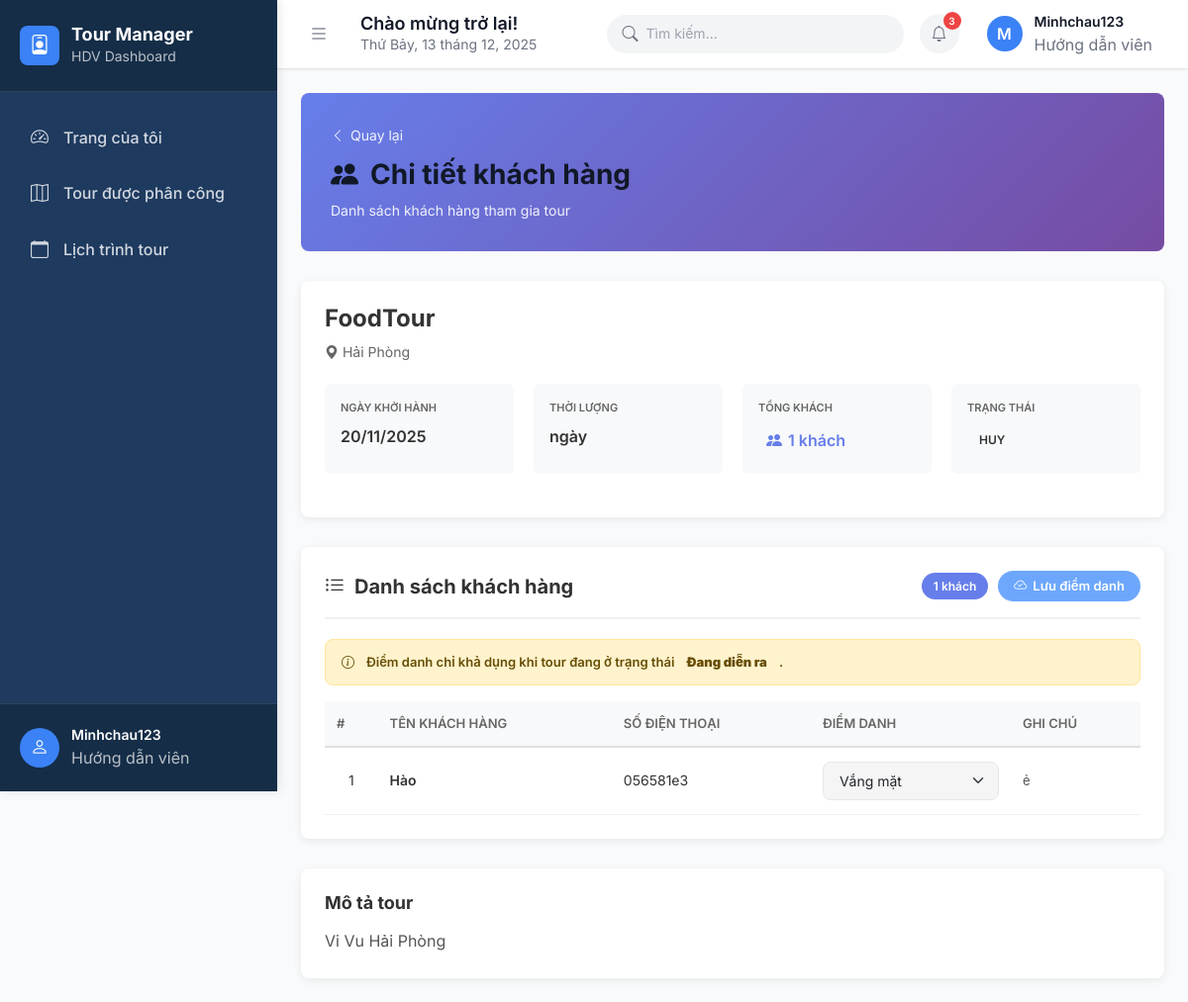
The page /?act=hdv_schedule_detail&booking_id=8 (signed in) on the database its author committed.
### tables this page shows
CREATE TABLE `booking` (
  `id` int NOT NULL,
  `id_tour` int NOT NULL,
  `schedule_id` int DEFAULT NULL,
  `ngay_di` date DEFAULT NULL,
  `loai_dat` varchar(20) DEFAULT 'ca_nhan',
  `trang_thai` varchar(50) DEFAULT 'cho_xac_nhan',
  `tong_tien` decimal(12,2) DEFAULT '0.00',
  `ngay_tao` datetime DEFAULT CURRENT_TIMESTAMP,
  `ngay_cap_nhat` datetime DEFAULT CURRENT_TIMESTAMP ON UPDATE CURRENT_TIMESTAMP,
  `trang_thai_thanh_toan` varchar(50) DEFAULT 'chua_thanh_toan'
);

CREATE TABLE `tour` (
  `id` int NOT NULL,
  `tour_name` varchar(100) DEFAULT NULL,
  `image` varchar(255) DEFAULT NULL,
  `description` text,
  `destination` varchar(100) DEFAULT NULL,
  `id_danh_muc` int DEFAULT NULL,
  `status` tinyint(1) DEFAULT NULL,
  `duration` int DEFAULT NULL
);

CREATE TABLE `khachtour` (
  `id` int NOT NULL,
  `id_booking` int NOT NULL,
  `ten_khach` varchar(100) DEFAULT NULL,
  `sdt` varchar(20) DEFAULT NULL,
  `loai_khach` enum('nguoi_lon','tre_em','em_be') DEFAULT 'nguoi_lon',
  `yeu_cau_dac_biet` text,
  `da_checkin` tinyint(1) DEFAULT '0'
);

### controllers/HdvController.php (called while the page is built, shortened)
<?php
class HdvController
{
    public function viewScheduleDetail()
    {
        $booking_id = $_GET['booking_id'] ?? null;
        $hdvModel = new HdvModel();
        $account_id = $_SESSION['user_id'];
        $hdvProfile = $hdvModel->getHdvInfoByAccountId($account_id);
        $hdv_id = $hdvProfile['id'];
        $bookingDetail = $hdvModel->getBookingDetail($booking_id, $hdv_id);
        $customers = $hdvModel->getBookingCustomers($booking_id, $hdv_id);
        require_file_view("HDV/hdv_schedule_detail", compact("bookingDetail", "customers", "hdvProfile"));
    }
}

### models/HdvModel.php (called while the page is built, shortened)
<?php
class HdvModel
{
    private $pdo;
    public function __construct()
    {
        $host = 'localhost';
        $db   = 'duan1-nhom6';
        $user = 'root';
        $pass = '';
        $charset = 'utf8mb4';
        $dsn = "mysql:host=$host;dbname=$db;charset=$charset";
        $options = [
            PDO::ATTR_ERRMODE            => PDO::ERRMODE_EXCEPTION,
            PDO::ATTR_DEFAULT_FETCH_MODE => PDO::FETCH_ASSOC,
            PDO::ATTR_EMULATE_PREPARES   => false,
        ];
        try {
            $this->pdo = new PDO($dsn, $user, $pass, $options);
        } catch (PDOException $e) {
            throw new PDOException($e->getMessage(), (int)$e->getCode());
        }
    }
    public function getHdvInfoByAccountId($account_id)
    {
        $sql = "SELECT * FROM nhansu WHERE id_taikhoan = ?";
        return $this->pdo_query_one($sql, [$account_id]);
    }
    public function getBookingCustomers($booking_id, $hdv_id)
    {
        $checkSql = "SELECT COUNT(*) as cnt FROM phan_cong_hdv WHERE id_booking = ? AND id_hdv = ?";
        $checkStmt = $this->pdo->prepare($checkSql);
        $checkStmt->execute([$booking_id, $hdv_id]);
        $result = $checkStmt->fetch();
        $sql = "SELECT
                    k.*,
                    b.ngay_di,
                    t.tour_name,
                    t.destination
                FROM khachtour k
                INNER JOIN booking b ON k.id_booking = b.id
                INNER JOIN tour t ON b.id_tour = t.id
                WHERE k.id_booking = ?
                ORDER BY k.id ASC";
        return $this->pdo_query($sql, [$booking_id]);
    }
    public function getBookingDetail($booking_id, $hdv_id)
    {
        $checkSql = "SELECT COUNT(*) as cnt FROM phan_cong_hdv WHERE id_booking = ? AND id_hdv = ?";
        $checkStmt = $this->pdo->prepare($checkSql);
        $checkStmt->execute([$booking_id, $hdv_id]);
        $result = $checkStmt->fetch();
        $sql = "SELECT
                    b.*,
                    t.tour_name,
                    t.destination,
                    t.duration,
                    t.description,
                    t.status AS tour_status,
                    (SELECT COUNT(*) FROM khachtour k WHERE k.id_booking = b.id) AS so_khach
                FROM booking b
                INNER JOIN tour t ON b.id_tour = t.id
                WHERE b.id = ?";
        return $this->pdo_query_one($sql, [$booking_id]);
    }
    private function pdo_query($sql, $params = [])
    {
        $stmt = $this->pdo->prepare($sql);
        $stmt->execute($params);
        return $stmt->fetchAll();
    }
    private function pdo_query_one($sql, $params = [])
    {
        $stmt = $this->pdo->prepare($sql);
        $stmt->execute($params);
        return $stmt->fetch();
    }
}

### views/HDV/hdv_schedule_detail.php (the view, shortened to what this page needs)
<?php require_once 'header_hdv.php'; ?>
<?php require_once 'sidebar_hdv.php'; ?>
<div class="content">
    <div class="page-header">
        <div class="page-header-content">
            <a href="?act=hdv_tour_schedule" class="back-btn">
                <i class="bi bi-chevron-left"></i>
                Quay lại
            </a>
            <h1>
                <i class="bi bi-people-fill"></i>
                Chi tiết khách hàng
            </h1>
            <p class="subtitle">Danh sách khách hàng tham gia tour</p>
        </div>
    </div>
    <div class="page-content">
        <div class="booking-info-card">
            <div class="info-section">
                <h3><?= htmlspecialchars($bookingDetail['tour_name'] ?? '') ?></h3>
                <p class="location">
                    <i class="bi bi-geo-alt-fill"></i>
                    <?= htmlspecialchars($bookingDetail['destination'] ?? '') ?>
                </p>
            </div>
            <div class="info-grid">
                <div class="info-box">
                    <label>Ngày khởi hành</label>
                    <p><?= !empty($bookingDetail['ngay_di']) ? date('d/m/Y', strtotime($bookingDetail['ngay_di'])) : 'Chưa cập nhật' ?></p>
                </div>
                <div class="info-box">
                    <label>Thời lượng</label>
                    <p><?= htmlspecialchars($bookingDetail['duration'] ?? '') ?> ngày</p>
                </div>
                <div class="info-box">
                    <label>Tổng khách</label>
                    <p>
                        <a href="#" class="customer-link" onclick="openCustomerModal(event)">
                            <i class="bi bi-people-fill"></i>
                            <?= htmlspecialchars($bookingDetail['so_khach']) ?> khách
                        </a>
                    </p>
                </div>
                <div class="info-box">
                    <label>Trạng thái</label>
                    <p>
                        <span class="status-badge status-<?= htmlspecialchars($bookingDetail['trang_thai'] ?? '') ?>">
                            <?php
                            $statusMap = [
                                'cho_xac_nhan' => 'Chờ xác nhận',
                                'da_xac_nhan' => 'Đã xác nhận',
                                'dang_dien_ra' => 'Đang diễn ra',
                                'da_hoan_thanh' => 'Đã hoàn thành',
                                'da_huy' => 'Đã hủy'
                            ];
                            $statusKey = $bookingDetail['trang_thai'] ?? '';
                            echo $statusMap[$statusKey] ?? $statusKey;
                            ?>
                        </span>
                    </p>
                </div>
            </div>
        </div>
        <?php $canAttendance = (($bookingDetail['trang_thai'] ?? '') === 'dang_dien_ra'); ?>
        <div class="customers-section">
            <div class="section-header">
                <div class="section-header-left">
                    <h2>
                        <i class="bi bi-list-ul"></i>
                        Danh sách khách hàng
                    </h2>
                </div>
                <div class="section-header-actions">
                    <span class="customer-count"><?= count($customers) ?> khách</span>
                    <?php if (!empty($customers)): ?>
                        <button type="button" class="btn btn-primary btn-save-attendance" id="attendanceSaveBtn" <?= $canAttendance ? '' : 'disabled' ?>>
                            <i class="bi bi-cloud-check"></i>
                            Lưu điểm danh
                        </button>
                    <?php endif; ?>
                </div>
            </div>
            <?php if (!$canAttendance): ?>
                <div class="alert alert-warning attendance-alert">
                    <i class="bi bi-info-circle"></i>
                    Điểm danh chỉ khả dụng khi tour đang ở trạng thái <strong>Đang diễn ra</strong>.
                </div>
            <?php endif; ?>
            <?php if (empty($customers)): ?>
                <div class="empty-customers">
                    <i class="bi bi-inbox"></i>
                    <p>Chưa có khách hàng nào</p>
                </div>
            <?php else: ?>
                <div class="customers-table-wrapper">
                    <table class="customers-table">
                        <thead>
                            <tr>
                                <th>#</th>
                                <th>Tên khách hàng</th>
                                <th>Số điện thoại</th>
                                <th>Điểm danh</th>
                                <th>Ghi chú</th>
                            </tr>
                        </thead>
                        <tbody>
                            <?php foreach ($customers as $idx => $customer): ?>
                                <?php
                                    $phone = $customer['so_dien_thoai'] ?? $customer['sdt'] ?? $customer['phone'] ?? '';
                                    $note  = $customer['ghi_chu'] ?? $customer['yeu_cau_dac_biet'] ?? $customer['note'] ?? '';
                                    $attendanceValue = !empty($customer['da_checkin']) ? 'present' : 'absent';
                                ?>
                                <tr>
                                    <td class="text-center"><?= $idx + 1 ?></td>
                                    <td>
                                        <span class="customer-name">
                                            <?= htmlspecialchars($customer['ten_khach'] ?? '') ?>
                                        </span>
                                    </td>
                                    <td><?= !empty($phone) ? htmlspecialchars($phone) : 'N/A' ?></td>
                                    <td class="attendance-cell">
                                        <select
                                            class="form-select form-select-sm attendance-select"
                                            data-customer-id="<?= (int)($customer['id'] ?? 0) ?>"
                                            <?= $canAttendance ? '' : 'disabled' ?>
                                        >
                                            <option value="absent" <?= $attendanceValue === 'absent' ? 'selected' : '' ?>>Vắng mặt</option>
                                        </select>
                                    </td>
                                    <td class="note-cell">
                                        <?php if (!empty($note)): ?>
                                            <span class="note-text"><?= htmlspecialchars($note) ?></span>
                                        <?php else: ?>
                                            <span class="text-muted">—</span>
                                        <?php endif; ?>
                                    </td>
                                </tr>
                            <?php endforeach; ?>
                        </tbody>
                    </table>
                </div>
            <?php endif; ?>
        </div>
        <?php if (!empty($bookingDetail['description'])): ?>
            <div class="description-section">
                <h3>Mô tả tour</h3>
                <p><?= htmlspecialchars($bookingDetail['description'] ?? '') ?></p>
            </div>
        <?php endif; ?>
    </div>
</div>
<?php require_once 'footer_hdv.php'; ?>

### views/layout/assets/style.css (style rules this page uses)
:root { --sidebar-bg: #1e3a5f; --sidebar-dark: #152d47; --sidebar-active: #3b82f6; --sidebar-hover: #2d4a6b; --header-bg: #ffffff; --header-border: #e5e7eb; --primary-blue: #3b82f6; --primary-blue-dark: #2563eb; --primary-blue-light: #60a5fa; --text-primary: #111827; --text-secondary: #6b7280; --text-muted: #9ca3af; --text-light: #ffffff; --bg-white: #ffffff; --bg-gray: #f9fafb; --bg-gray-light: #f3f4f6; --border-color: #e5e7eb; --border-dark: #d1d5db; --success: #10b981; --warning: #f59e0b; --danger: #ef4444; --info: #3b82f6; --shadow-sm: 0 1px 2px 0 rgba(0, 0, 0, 0.05); --shadow-md: 0 4px 6px -1px rgba(0, 0, 0, 0.1); --shadow-lg: 0 10px 15px -3px rgba(0, 0, 0, 0.1); --space-1: 0.25rem; --space-2: 0.5rem; --space-3: 0.75rem; --space-4: 1rem; --space-5: 1.25rem; --space-6: 1.5rem; --space-8: 2rem; --font-family: 'Inter', -apple-system, BlinkMacSystemFont, 'Segoe UI', sans-serif; --text-sm: 0.875rem; --text-base: 1rem; --text-lg: 1.125rem; --text-xl: 1.25rem; --text-2xl: 1.5rem; --radius-sm: 0.375rem; --radius-md: 0.5rem; --radius-lg: 0.75rem; --radius-xl: 1rem; --radius-full: 9999px; }
* { box-sizing: border-box; margin: 0; padding: 0; }
body { font-family: var(--font-family); background: var(--bg-gray); color: var(--text-primary); line-height: 1.6; overflow-x: hidden; }
.page-header { margin-bottom: var(--space-6); }
.page-header h1 { font-size: var(--text-2xl); font-weight: 700; color: var(--text-primary); margin-bottom: var(--space-2); }
.btn { display: inline-flex; align-items: center; gap: var(--space-2); padding: var(--space-2) var(--space-4); border: none; border-radius: var(--radius-md); font-size: var(--text-sm); font-weight: 500; cursor: pointer; transition: all 0.2s; text-decoration: none; }
.btn-primary { background: var(--primary-blue); color: var(--text-light); }
.status-badge { display: inline-flex; align-items: center; gap: var(--space-2); padding: var(--space-2) var(--space-4); border-radius: var(--radius-md); font-size: var(--text-sm); font-weight: 600; white-space: nowrap; transition: all 0.2s; }
.form-control, .form-select { width: 100%; padding: var(--space-2) var(--space-4); border: 1px solid var(--border-color); border-radius: var(--radius-md); font-size: var(--text-sm); outline: none; transition: all 0.2s; }

### rows shown on the page
booking: id_tour.tour_name "FoodTour", id_tour.destination "Hải Phòng", ngay_di "20/11/2025", trang_thai "HUY", id_tour.description "Vi Vu Hải Phòng"
khachtour: ten_khach "Hào", sdt "056581e3", da_checkin+id "Vắng mặt", yeu_cau_dac_biet "ẻ"

### other values the page prints
substr($_SESSION['full_name'] ?? $_SESSION['username'], 0, 1) "M"
$_SESSION['full_name'] "Minhchau123"
$_SESSION['username'] "Minhchau123"
$bookingDetail['so_khach'] "1"
count($customers) "1"
